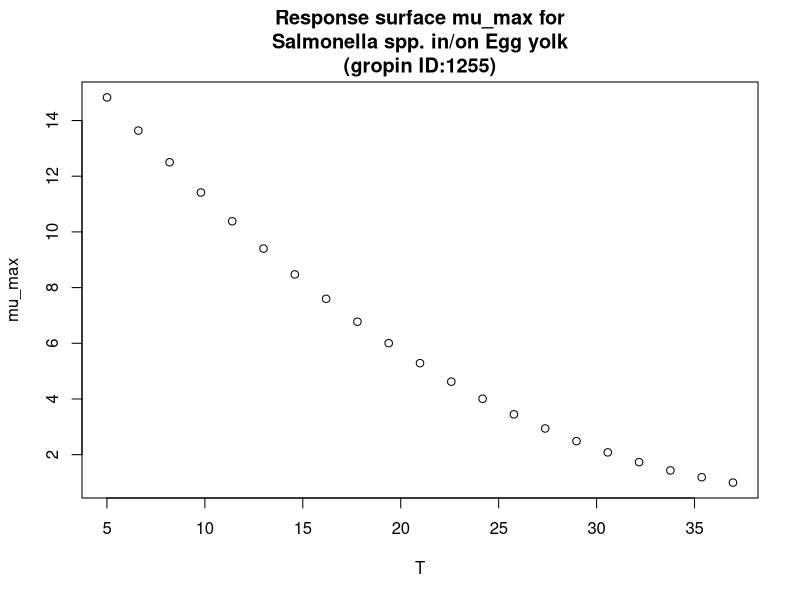

Source code (R):
#############################
# start of Parameter script
#############################
T <- seq(5.005,36.963036963037,length.out=21)
#############################
# end of Parameter script
#############################
############################# 
# start of Model script Gropin ID 1255 
#############################
 
# constant coefficients for this model
 
variables <- data.frame(T)
argumentsPar <- expand.grid(variables)
 
# heart of the model
response_surface <- function(T) {
   mumax <-18.90+(-0.8647*T)+(0.01029*T^2)

return(mumax=mumax)
} 

# output parameters
mumax <- cbind(argumentsPar,response_surface(argumentsPar['T']))
colnames(mumax) <- c(colnames(argumentsPar),'mumax')
#############################
# End of Model script
#############################
############################# 
# start of Visualisation script Gropin ID 1255 
#############################
plot(T,mumax$mumax,
                          xlab='T',
                          ylab='mu_max',main='Response surface mu_max for
Salmonella spp. in/on Egg yolk
(gropin ID:1255)')
#############################
# End of Visualisation script
#############################
